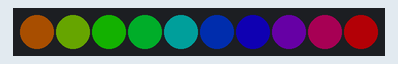
This program was run on a simulated Raspberry Pi (BCM pin numbers). On the bench: 10 RGB LEDs in strip order, left to right. Dim RGB values are drawn brighter than linear.

Above: at 0.46 s.
At 1.07 s:
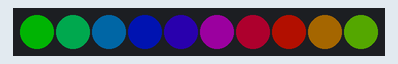
At 1.69 s:
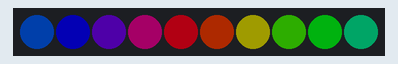
At 2.92 s:
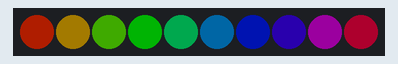
At 4.16 s:
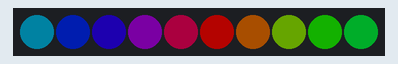
At 5.39 s:
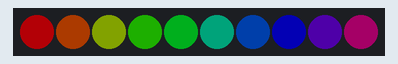

The program:

pitin_leds.py
```python
#!/usr/bin/env python3
"""Pi Tin RGB LEDs (10x WS2812B-2020) via SPI0 CE1 (GPIO9) -> 74AHCT1G125 gate.

Needs in config.txt:  dtoverlay=spi0-2cs,cs1_pin=9,no_miso   and   core_freq_min=400
The buffer only passes MOSI while CE1 (GPIO9) is low, so the display on CE0 never
reaches the LEDs.  Each WS2812 bit is sent as one SPI byte:
    '0' -> 0b11000000 (~0.32 us high)    '1' -> 0b11111000 (~0.80 us high)
At 400 MHz core clock the SPI runs at 6.25 MHz (160 ns per SPI bit, 1.28 us per LED bit).
The reset/latch (>280 us low) happens by itself: when CE1 goes high the buffer
turns off and R132 holds the LED data line low.

Usage:  python3 pitin_leds.py demo | off | set R G B
"""
import sys, time, spidev

N_LEDS = 10
# Which physical LED sits at each position of the data chain (index 0 receives the data first).
CHAIN_MAIN    = ['D1', 'D2', 'D3', 'D4', 'D5', 'D6', 'D7', 'D8', 'D9', 'D10']   # main board
CHAIN_VARIANT = ['D7', 'D8', 'D9', 'D10', 'D1', 'D2', 'D3', 'D4', 'D5', 'D6']   # "everything on the back" variant
CHAIN = CHAIN_VARIANT
# D1/D2: Start/Select   D3-D6: D-pad corners   D7-D10: corners of the ABXY diamond
BRIGHTNESS = 0.25          # keep it low: 10 LEDs at full white draw ~0.5 A

_LUT = [bytes(0xF8 if (v >> (7 - i)) & 1 else 0xC0 for i in range(8)) for v in range(256)]

class Leds:
    def __init__(self, bus=0, dev=1, hz=6_400_000):
        self.spi = spidev.SpiDev()
        self.spi.open(bus, dev)          # /dev/spidev0.1 = CE1 = GPIO9
        self.spi.mode = 0
        self.spi.max_speed_hz = hz
    def show(self, colors):
        buf = bytearray(b'\x00' * 2)     # short idle-low lead-in
        for r, g, b in colors:
            for c in (g, r, b):          # WS2812 order is GRB
                buf += _LUT[max(0, min(255, int(c * BRIGHTNESS)))]
        buf += b'\x00' * 2
        self.spi.writebytes2(buf)
        time.sleep(0.0003)               # latch
    def show_by_ref(self, colors_by_ref, off=(0, 0, 0)):
        """colors_by_ref: {'D7': (r, g, b), ...} using the PCB reference of each LED."""
        self.show([colors_by_ref.get(ref, off) for ref in CHAIN])
    def off(self):
        self.show([(0, 0, 0)] * N_LEDS)

def wheel(p):
    p %= 255
    if p < 85:  return (255 - p * 3, p * 3, 0)
    if p < 170: p -= 85; return (0, 255 - p * 3, p * 3)
    p -= 170;   return (p * 3, 0, 255 - p * 3)

if __name__ == '__main__':
    leds = Leds()
    cmd = sys.argv[1] if len(sys.argv) > 1 else 'demo'
    if cmd == 'off':
        leds.off()
    elif cmd == 'set':
        r, g, b = (int(x) for x in sys.argv[2:5])
        leds.show([(r, g, b)] * N_LEDS)
    else:
        try:
            t = 0
            while True:
                leds.show([wheel(t + i * 25) for i in range(N_LEDS)])
                t += 3; time.sleep(0.03)
        except KeyboardInterrupt:
            leds.off()
```

Measured:
- by itself, everything shown: repeats every 5.2 s, in 17 steps
